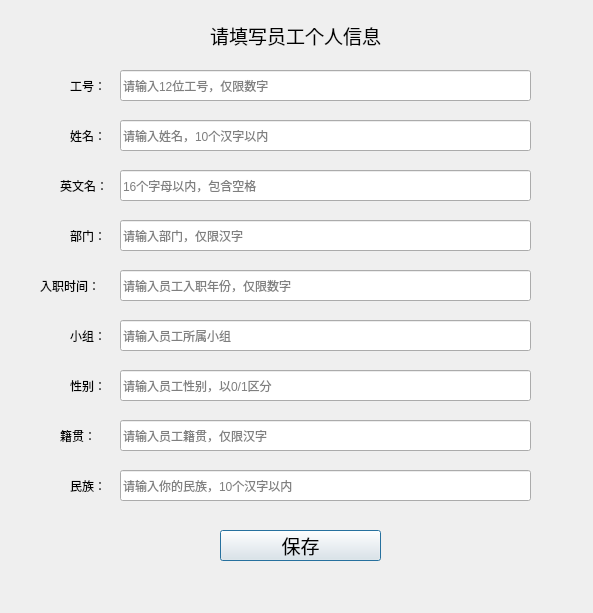
<?xml version="1.0" encoding="UTF-8"?>
<ui version="4.0">
 <class>userInfoDialog</class>
 <widget class="QDialog" name="userInfoDialog">
  <property name="geometry">
   <rect>
    <x>0</x>
    <y>0</y>
    <width>593</width>
    <height>613</height>
   </rect>
  </property>
  <property name="windowTitle">
   <string>OpenCV Face Recognition System - UserInfo</string>
  </property>
  <widget class="QLineEdit" name="cnNameLineEdit">
   <property name="geometry">
    <rect>
     <x>120</x>
     <y>120</y>
     <width>411</width>
     <height>31</height>
    </rect>
   </property>
   <property name="toolTip">
    <string/>
   </property>
   <property name="alignment">
    <set>Qt::AlignLeading|Qt::AlignLeft|Qt::AlignVCenter</set>
   </property>
   <property name="placeholderText">
    <string>请输入姓名，10个汉字以内</string>
   </property>
   <property name="clearButtonEnabled">
    <bool>true</bool>
   </property>
  </widget>
  <widget class="QLabel" name="enNameLabel">
   <property name="geometry">
    <rect>
     <x>60</x>
     <y>170</y>
     <width>51</width>
     <height>31</height>
    </rect>
   </property>
   <property name="text">
    <string>英文名：</string>
   </property>
  </widget>
  <widget class="QLabel" name="stuIDLabel">
   <property name="geometry">
    <rect>
     <x>70</x>
     <y>70</y>
     <width>41</width>
     <height>31</height>
    </rect>
   </property>
   <property name="text">
    <string>工号：</string>
   </property>
  </widget>
  <widget class="QLabel" name="cnNameLabel">
   <property name="geometry">
    <rect>
     <x>70</x>
     <y>120</y>
     <width>41</width>
     <height>31</height>
    </rect>
   </property>
   <property name="text">
    <string>姓名：</string>
   </property>
  </widget>
  <widget class="QPushButton" name="okButton">
   <property name="geometry">
    <rect>
     <x>220</x>
     <y>530</y>
     <width>161</width>
     <height>31</height>
    </rect>
   </property>
   <property name="font">
    <font>
     <family>楷体</family>
     <pointsize>14</pointsize>
    </font>
   </property>
   <property name="text">
    <string>保存</string>
   </property>
  </widget>
  <widget class="QLabel" name="msgLabel">
   <property name="geometry">
    <rect>
     <x>140</x>
     <y>570</y>
     <width>321</width>
     <height>21</height>
    </rect>
   </property>
   <property name="text">
    <string/>
   </property>
   <property name="alignment">
    <set>Qt::AlignCenter</set>
   </property>
  </widget>
  <widget class="QLabel" name="tipLabel">
   <property name="geometry">
    <rect>
     <x>70</x>
     <y>20</y>
     <width>451</width>
     <height>31</height>
    </rect>
   </property>
   <property name="font">
    <font>
     <family>楷体</family>
     <pointsize>14</pointsize>
    </font>
   </property>
   <property name="text">
    <string>请填写员工个人信息</string>
   </property>
   <property name="alignment">
    <set>Qt::AlignCenter</set>
   </property>
  </widget>
  <widget class="QLineEdit" name="enNameLineEdit">
   <property name="geometry">
    <rect>
     <x>120</x>
     <y>170</y>
     <width>411</width>
     <height>31</height>
    </rect>
   </property>
   <property name="toolTip">
    <string/>
   </property>
   <property name="placeholderText">
    <string>16个字母以内，包含空格</string>
   </property>
   <property name="clearButtonEnabled">
    <bool>true</bool>
   </property>
  </widget>
  <widget class="QLineEdit" name="stuIDLineEdit">
   <property name="geometry">
    <rect>
     <x>120</x>
     <y>70</y>
     <width>411</width>
     <height>31</height>
    </rect>
   </property>
   <property name="toolTip">
    <string/>
   </property>
   <property name="placeholderText">
    <string>请输入12位工号，仅限数字</string>
   </property>
   <property name="clearButtonEnabled">
    <bool>true</bool>
   </property>
  </widget>
  <widget class="QLineEdit" name="GradeLineEdit">
   <property name="geometry">
    <rect>
     <x>120</x>
     <y>270</y>
     <width>411</width>
     <height>31</height>
    </rect>
   </property>
   <property name="toolTip">
    <string/>
   </property>
   <property name="placeholderText">
    <string>请输入员工入职年份，仅限数字</string>
   </property>
   <property name="clearButtonEnabled">
    <bool>true</bool>
   </property>
  </widget>
  <widget class="QLabel" name="GradeLabel">
   <property name="geometry">
    <rect>
     <x>40</x>
     <y>270</y>
     <width>71</width>
     <height>31</height>
    </rect>
   </property>
   <property name="text">
    <string>入职时间：</string>
   </property>
  </widget>
  <widget class="QLabel" name="ClassLabel">
   <property name="geometry">
    <rect>
     <x>70</x>
     <y>320</y>
     <width>41</width>
     <height>31</height>
    </rect>
   </property>
   <property name="text">
    <string>小组：</string>
   </property>
  </widget>
  <widget class="QLineEdit" name="ClassLineEdit">
   <property name="geometry">
    <rect>
     <x>120</x>
     <y>320</y>
     <width>411</width>
     <height>31</height>
    </rect>
   </property>
   <property name="toolTip">
    <string/>
   </property>
   <property name="placeholderText">
    <string>请输入员工所属小组</string>
   </property>
   <property name="clearButtonEnabled">
    <bool>true</bool>
   </property>
  </widget>
  <widget class="QLineEdit" name="MajorLineEdit">
   <property name="geometry">
    <rect>
     <x>120</x>
     <y>220</y>
     <width>411</width>
     <height>31</height>
    </rect>
   </property>
   <property name="toolTip">
    <string/>
   </property>
   <property name="placeholderText">
    <string>请输入部门，仅限汉字</string>
   </property>
   <property name="clearButtonEnabled">
    <bool>true</bool>
   </property>
  </widget>
  <widget class="QLabel" name="MajorLabel">
   <property name="geometry">
    <rect>
     <x>70</x>
     <y>220</y>
     <width>41</width>
     <height>31</height>
    </rect>
   </property>
   <property name="text">
    <string>部门：</string>
   </property>
  </widget>
  <widget class="QLineEdit" name="SexLineEdit">
   <property name="geometry">
    <rect>
     <x>120</x>
     <y>370</y>
     <width>411</width>
     <height>31</height>
    </rect>
   </property>
   <property name="toolTip">
    <string/>
   </property>
   <property name="placeholderText">
    <string>请输入员工性别，以0/1区分</string>
   </property>
   <property name="clearButtonEnabled">
    <bool>true</bool>
   </property>
  </widget>
  <widget class="QLabel" name="SexLabel">
   <property name="geometry">
    <rect>
     <x>70</x>
     <y>370</y>
     <width>41</width>
     <height>31</height>
    </rect>
   </property>
   <property name="text">
    <string>性别：</string>
   </property>
  </widget>
  <widget class="QLineEdit" name="ProvinceLineEdit">
   <property name="geometry">
    <rect>
     <x>120</x>
     <y>420</y>
     <width>411</width>
     <height>31</height>
    </rect>
   </property>
   <property name="toolTip">
    <string/>
   </property>
   <property name="placeholderText">
    <string>请输入员工籍贯，仅限汉字</string>
   </property>
   <property name="clearButtonEnabled">
    <bool>true</bool>
   </property>
  </widget>
  <widget class="QLabel" name="ProvinceLabel">
   <property name="geometry">
    <rect>
     <x>60</x>
     <y>420</y>
     <width>51</width>
     <height>31</height>
    </rect>
   </property>
   <property name="text">
    <string>籍贯：</string>
   </property>
  </widget>
  <widget class="QLineEdit" name="NationLineEdit">
   <property name="geometry">
    <rect>
     <x>120</x>
     <y>470</y>
     <width>411</width>
     <height>31</height>
    </rect>
   </property>
   <property name="toolTip">
    <string/>
   </property>
   <property name="alignment">
    <set>Qt::AlignLeading|Qt::AlignLeft|Qt::AlignVCenter</set>
   </property>
   <property name="placeholderText">
    <string>请输入你的民族，10个汉字以内</string>
   </property>
   <property name="clearButtonEnabled">
    <bool>true</bool>
   </property>
  </widget>
  <widget class="QLabel" name="NationLabel">
   <property name="geometry">
    <rect>
     <x>70</x>
     <y>470</y>
     <width>41</width>
     <height>31</height>
    </rect>
   </property>
   <property name="text">
    <string>民族：</string>
   </property>
  </widget>
 </widget>
 <resources/>
 <connections/>
</ui>
